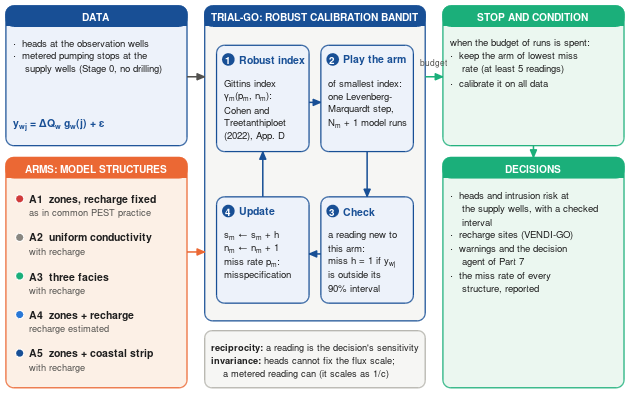
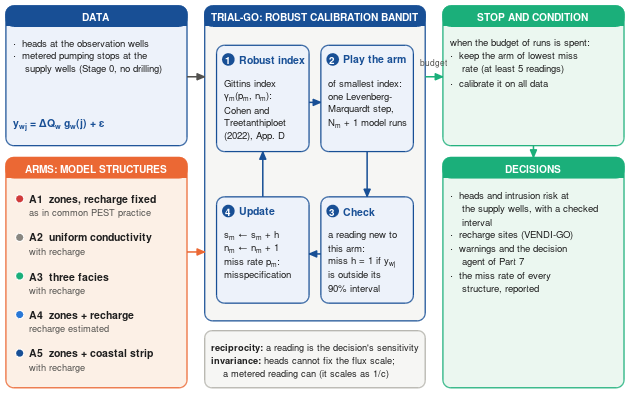

These figures' MATLAB source, in order:
function trial_go_scheme(outDir)
%TRIAL_GO_SCHEME How TRIAL-GO, the robust calibration bandit over model structures, works in the CERTAIN-COAST system.
%   trial_go_scheme(OUTDIR) draws the diagram (16 x 10 cm) and saves fig_trial_go_scheme.png (300 dpi) and .pdf in
%   OUTDIR (default: the folder of this file). Same palette and font scaling as run_all_figures.m.
%   GNU Octave without a display: xvfb-run -a octave --no-gui --eval "trial_go_scheme"
%
%   Copyright 2026 Dulian Zeqiraj. Licensed under the Apache License 2.0.

if nargin < 1 || isempty(outDir)
    outDir = fileparts(mfilename('fullpath'));
end
if exist('OCTAVE_VERSION', 'builtin') ~= 0 && any(strcmp(available_graphics_toolkits(), 'qt'))
    graphics_toolkit('qt');
end
pal = palette();
W = 16; H = 10;
fig = figure('Visible', 'off', 'Color', 'w', 'Units', 'centimeters', 'Position', [2 2 W H], ...
             'PaperUnits', 'centimeters', 'PaperSize', [W H], 'PaperPosition', [0 0 W H], ...
             'PaperPositionMode', 'manual', 'InvertHardcopy', 'off');
ax = axes('Parent', fig, 'Units', 'normalized', 'Position', [0 0 1 1], 'XLim', [0 W], 'YLim', [0 H], ...
          'Visible', 'off', 'NextPlot', 'add');
navy = pal.darkBlue; ink = [0.12 0.12 0.12]; grey = pal.ink2;
fillN = [0.93 0.95 0.98]; fillO = [0.99 0.94 0.90]; fillG = [0.92 0.97 0.94]; fillL = [0.965 0.965 0.955];
B = 6.4;                                         % body text size (pt, before the 8 % scale of fs)

% ---------------------------------------------------------------------------------------------- left column
card(ax, 0.15, 6.30, 4.60, 3.55, fillN, navy, 'DATA');
txt(ax, 0.35, 8.92, {'\bullet  heads at the observation wells', '\bullet  metered pumping stops at the', ...
                     '    supply wells (Stage 0, no drilling)'}, B, ink);
txt(ax, 0.35, 6.85, {'y_{wj} = \DeltaQ_w g_w(j) + \epsilon'}, 7.0, navy, 'bold');

card(ax, 0.15, 0.15, 4.60, 5.85, fillO, pal.orange, 'ARMS: MODEL STRUCTURES');
armc = [pal.red; pal.muted; pal.aqua; pal.blue; pal.darkBlue];
arms = {'A1  zones, recharge fixed', 'A2  uniform conductivity', 'A3  three facies', 'A4  zones + recharge', ...
        'A5  zones + coastal strip'};
note = {'as in common PEST practice', 'with recharge', 'with recharge', 'recharge estimated', 'with recharge'};
for k = 1:5
    y = 4.95 - (k - 1) * 0.98;
    plot(ax, 0.50, y, 'o', 'MarkerSize', 6, 'MarkerFaceColor', armc(k, :), 'MarkerEdgeColor', 'w', 'LineWidth', 0.6);
    text(ax, 0.75, y, arms{k}, 'FontName', 'Helvetica', 'FontSize', fs(7.0), 'Color', ink, 'FontWeight', 'bold', ...
         'VerticalAlignment', 'middle');
    text(ax, 0.75, y - 0.36, note{k}, 'FontName', 'Helvetica', 'FontSize', fs(6.2), 'Color', grey, ...
         'VerticalAlignment', 'middle');
end

% ---------------------------------------------------------------------------------------------- centre: the loop
card(ax, 5.20, 1.85, 5.60, 8.00, fillL, navy, 'TRIAL-GO: ROBUST CALIBRATION BANDIT');
bw = 2.35; bh = 2.70; xl = 5.50; xr = 8.15; yt = 6.15; yb = 2.30;
box(ax, xl, yt, bw, bh, fillN, navy);  step(ax, xl, yt + bh, '1', 'Robust index', navy);
txt(ax, xl + 0.20, yt + bh - 0.95, {'Gittins index', '\gamma_m(p_m, n_m):', 'Cohen and', 'Treetanthiploet', '(2022), App. D'}, B, ink);
box(ax, xr, yt, bw, bh, fillN, navy);  step(ax, xr, yt + bh, '2', 'Play the arm', navy);
txt(ax, xr + 0.20, yt + bh - 0.95, {'of smallest index:', 'one Levenberg-', 'Marquardt step,', 'N_m + 1 model runs'}, B, ink);
box(ax, xr, yb, bw, bh, fillN, navy);  step(ax, xr, yb + bh, '3', 'Check', navy);
txt(ax, xr + 0.20, yb + bh - 0.95, {'a reading new to', 'this arm:', 'miss h = 1 if y_{wj}', 'is outside its', '90% interval'}, B, ink);
box(ax, xl, yb, bw, bh, fillN, navy);  step(ax, xl, yb + bh, '4', 'Update', navy);
txt(ax, xl + 0.20, yb + bh - 0.95, {'s_m \leftarrow s_m + h', 'n_m \leftarrow n_m + 1', 'miss rate p_m:', 'misspecification'}, B, ink);
arrow(ax, [xl + bw, xr], [yt + 1.25, yt + 1.25], navy);                         % 1 -> 2
arrow(ax, [xr + bw / 2, xr + bw / 2], [yt, yb + bh], navy);                     % 2 -> 3
arrow(ax, [xr, xl + bw], [yb + 1.25, yb + 1.25], navy);                         % 3 -> 4
arrow(ax, [xl + bw / 2, xl + bw / 2], [yb + bh, yt], navy);                     % 4 -> 1

rbox(ax, 5.20, 0.15, 5.60, 1.45, fillL, pal.refGray, 0.18);
txt(ax, 5.38, 1.18, {'\bfreciprocity:\rm a reading is the decision''s sensitivity', ...
                     '\bfinvariance:\rm heads cannot fix the flux scale;', ...
                     '    a metered reading can (it scales as 1/c)'}, 6.2, ink);

arrow(ax, [4.75 5.20], [8.05 8.05], grey);                      % data -> loop
arrow(ax, [4.75 5.20], [3.60 3.60], pal.orange);                % arms -> loop

% ---------------------------------------------------------------------------------------------- right column
card(ax, 11.25, 6.30, 4.60, 3.55, fillG, pal.aqua, 'STOP AND CONDITION');
txt(ax, 11.45, 8.92, {'when the budget of runs is spent:', '\bullet  keep the arm of lowest miss', ...
                      '    rate (at least 5 readings)', '\bullet  calibrate it on all data'}, B, ink);
card(ax, 11.25, 0.15, 4.60, 5.85, fillG, pal.aqua, 'DECISIONS');
txt(ax, 11.45, 5.05, {'\bullet  heads and intrusion risk at', '    the supply wells, with a checked', ...
                      '    interval', '\bullet  recharge sites (VENDI-GO)', '\bullet  warnings and the decision', ...
                      '    agent of Part 7', '\bullet  the miss rate of every', '    structure, reported'}, B, ink);
arrow(ax, [10.80 11.25], [8.05 8.05], pal.aqua);
text(ax, 11.03, 8.40, 'budget', 'FontName', 'Helvetica', 'FontSize', fs(5.6), 'Color', grey, ...
     'HorizontalAlignment', 'center');
arrow(ax, [13.55 13.55], [6.30 6.00], pal.aqua);

png = fullfile(outDir, 'fig_trial_go_scheme.png');
pdf = fullfile(outDir, 'fig_trial_go_scheme.pdf');
print(fig, '-dpng', '-r300', png);
print(fig, '-dpdf', '-painters', pdf);
close(fig);
fprintf('saved %s and %s\n', png, pdf);
end

% ================================================================================================== helpers
function y = fs(n)
y = 1.08 * n;                     % the font scale of run_all_figures.m
end

function pal = palette()
pal.blue = [42 120 214] / 255; pal.darkBlue = [24 79 149] / 255; pal.orange = [235 104 52] / 255;
pal.aqua = [27 175 122] / 255; pal.red = [208 59 59] / 255; pal.ink2 = [82 81 78] / 255;
pal.muted = [137 135 129] / 255; pal.refGray = [178 177 170] / 255;
end

function rbox(ax, x, y, w, h, face, edge, r)
rectangle('Parent', ax, 'Position', [x y w h], 'Curvature', [min(1, 2 * r / w) min(1, 2 * r / h)], ...
          'FaceColor', face, 'EdgeColor', edge, 'LineWidth', 0.9);
end

function box(ax, x, y, w, h, face, edge)
rbox(ax, x, y, w, h, face, edge, 0.20);
end

function card(ax, x, y, w, h, face, edge, title)
% a rounded box with a coloured title bar
rbox(ax, x, y, w, h, face, edge, 0.20);
rbox(ax, x, y + h - 0.52, w, 0.52, edge, edge, 0.20);
patch('Parent', ax, 'XData', [x x + w x + w x], 'YData', [y + h - 0.52, y + h - 0.52, y + h - 0.28, y + h - 0.28], ...
      'FaceColor', edge, 'EdgeColor', 'none');
text(ax, x + w / 2, y + h - 0.26, title, 'FontName', 'Helvetica', 'FontSize', fs(6.8), 'FontWeight', 'bold', ...
     'Color', 'w', 'HorizontalAlignment', 'center', 'VerticalAlignment', 'middle');
end

function step(ax, x, ytop, s, title, col)
% the number of a step in a filled circle and its title, at the top of a box
plot(ax, x + 0.30, ytop - 0.36, 'o', 'MarkerSize', 8.5, 'MarkerFaceColor', col, 'MarkerEdgeColor', col);
text(ax, x + 0.30, ytop - 0.36, s, 'FontName', 'Helvetica', 'FontSize', fs(6.6), 'FontWeight', 'bold', 'Color', 'w', ...
     'HorizontalAlignment', 'center', 'VerticalAlignment', 'middle');
text(ax, x + 0.58, ytop - 0.36, title, 'FontName', 'Helvetica', 'FontSize', fs(7.0), 'FontWeight', 'bold', ...
     'Color', col, 'VerticalAlignment', 'middle');
end

function txt(ax, x, y, lines, size, col, weight)
if nargin < 7, weight = 'normal'; end
dy = 0.0352 * size * 1.08 * 1.40;            % line pitch in cm for a font of SIZE pt
for k = 1:numel(lines)
    text(ax, x, y - (k - 1) * dy, lines{k}, 'FontName', 'Helvetica', 'FontSize', fs(size), 'Color', col, ...
         'FontWeight', weight, 'VerticalAlignment', 'middle', 'Interpreter', 'tex');
end
end

function arrow(ax, xs, ys, col)
plot(ax, xs, ys, '-', 'Color', col, 'LineWidth', 1.1);
x1 = xs(end - 1); y1 = ys(end - 1); x2 = xs(end); y2 = ys(end);
L = hypot(x2 - x1, y2 - y1); ux = (x2 - x1) / L; uy = (y2 - y1) / L;
a = 0.20; b = 0.085;
patch('Parent', ax, 'XData', [x2, x2 - a * ux + b * uy, x2 - a * ux - b * uy], ...
      'YData', [y2, y2 - a * uy - b * ux, y2 - a * uy + b * ux], 'FaceColor', col, 'EdgeColor', col);
end
